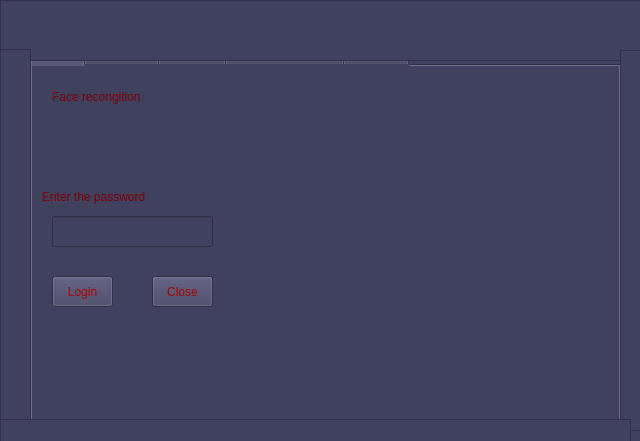
<?xml version="1.0" encoding="UTF-8"?>
<ui version="4.0">
 <class>MainWindow</class>
 <widget class="QMainWindow" name="MainWindow">
  <property name="geometry">
   <rect>
    <x>0</x>
    <y>0</y>
    <width>640</width>
    <height>441</height>
   </rect>
  </property>
  <property name="windowTitle">
   <string>MainWindow</string>
  </property>
  <property name="styleSheet">
   <string notr="true">background-color: rgb(64, 64, 95);</string>
  </property>
  <property name="iconSize">
   <size>
    <width>24</width>
    <height>24</height>
   </size>
  </property>
  <widget class="QWidget" name="centralwidget">
   <widget class="QTabWidget" name="tabWidget">
    <property name="geometry">
     <rect>
      <x>30</x>
      <y>40</y>
      <width>591</width>
      <height>381</height>
     </rect>
    </property>
    <property name="currentIndex">
     <number>0</number>
    </property>
    <widget class="QWidget" name="tab_5">
     <attribute name="title">
      <string>Login</string>
     </attribute>
     <widget class="QLabel" name="label">
      <property name="geometry">
       <rect>
        <x>0</x>
        <y>-10</y>
        <width>591</width>
        <height>371</height>
       </rect>
      </property>
      <property name="text">
       <string/>
      </property>
      <property name="pixmap">
       <pixmap>download.jpg</pixmap>
      </property>
      <property name="scaledContents">
       <bool>true</bool>
      </property>
     </widget>
     <widget class="QLabel" name="label_2">
      <property name="geometry">
       <rect>
        <x>20</x>
        <y>0</y>
        <width>171</width>
        <height>61</height>
       </rect>
      </property>
      <property name="styleSheet">
       <string notr="true">color: rgb(124, 0, 0);
background-color: rgba(0, 43, 63, 0);
font: 14pt &quot;Terminal&quot;;

</string>
      </property>
      <property name="text">
       <string>Face recongition </string>
      </property>
     </widget>
     <widget class="QLabel" name="label_3">
      <property name="geometry">
       <rect>
        <x>10</x>
        <y>100</y>
        <width>181</width>
        <height>61</height>
       </rect>
      </property>
      <property name="styleSheet">
       <string notr="true">color: rgb(124, 0, 0);
background-color: rgba(0, 43, 63, 0);
font: 14pt &quot;Terminal&quot;;

</string>
      </property>
      <property name="text">
       <string>Enter the password</string>
      </property>
     </widget>
     <widget class="QLineEdit" name="PASSWORD">
      <property name="geometry">
       <rect>
        <x>20</x>
        <y>150</y>
        <width>161</width>
        <height>31</height>
       </rect>
      </property>
      <property name="styleSheet">
       <string notr="true">QLineEdit#PASSWORD{
	rgb(0, 0, 57)
	padding:10px;
	font: 12pt &quot;Terminal&quot;;
	color: rgb(131, 0, 0);
}</string>
      </property>
      <property name="echoMode">
       <enum>QLineEdit::Password</enum>
      </property>
     </widget>
     <widget class="QPushButton" name="LOGIN">
      <property name="geometry">
       <rect>
        <x>20</x>
        <y>210</y>
        <width>61</width>
        <height>31</height>
       </rect>
      </property>
      <property name="styleSheet">
       <string notr="true">color: rgb(170, 0, 0);</string>
      </property>
      <property name="text">
       <string>Login</string>
      </property>
     </widget>
     <widget class="QPushButton" name="CLOSE">
      <property name="geometry">
       <rect>
        <x>120</x>
        <y>210</y>
        <width>61</width>
        <height>31</height>
       </rect>
      </property>
      <property name="styleSheet">
       <string notr="true">color: rgb(170, 0, 0);</string>
      </property>
      <property name="text">
       <string>Close</string>
      </property>
     </widget>
     <widget class="QLabel" name="FAILWORD">
      <property name="geometry">
       <rect>
        <x>10</x>
        <y>50</y>
        <width>171</width>
        <height>61</height>
       </rect>
      </property>
      <property name="styleSheet">
       <string notr="true">color: rgb(124, 0, 0);
background-color: rgba(0, 43, 63, 0);
font: 14pt &quot;Terminal&quot;;

</string>
      </property>
      <property name="text">
       <string/>
      </property>
     </widget>
    </widget>
    <widget class="QWidget" name="tab_4">
     <attribute name="title">
      <string>Mainform</string>
     </attribute>
     <widget class="QLabel" name="label_4">
      <property name="geometry">
       <rect>
        <x>0</x>
        <y>0</y>
        <width>581</width>
        <height>381</height>
       </rect>
      </property>
      <property name="text">
       <string/>
      </property>
      <property name="pixmap">
       <pixmap>8 - mainform.png</pixmap>
      </property>
      <property name="scaledContents">
       <bool>true</bool>
      </property>
     </widget>
     <widget class="QPushButton" name="train_user">
      <property name="geometry">
       <rect>
        <x>90</x>
        <y>70</y>
        <width>81</width>
        <height>31</height>
       </rect>
      </property>
      <property name="styleSheet">
       <string notr="true">color: rgb(170, 0, 0);</string>
      </property>
      <property name="text">
       <string>Train User</string>
      </property>
     </widget>
     <widget class="QPushButton" name="reports_tab2">
      <property name="geometry">
       <rect>
        <x>90</x>
        <y>220</y>
        <width>81</width>
        <height>31</height>
       </rect>
      </property>
      <property name="styleSheet">
       <string notr="true">color: rgb(170, 0, 0);</string>
      </property>
      <property name="text">
       <string>Reports</string>
      </property>
     </widget>
     <widget class="QPushButton" name="attendt_entry">
      <property name="geometry">
       <rect>
        <x>80</x>
        <y>150</y>
        <width>101</width>
        <height>31</height>
       </rect>
      </property>
      <property name="styleSheet">
       <string notr="true">color: rgb(170, 0, 0);</string>
      </property>
      <property name="text">
       <string>Attendence entry</string>
      </property>
     </widget>
     <widget class="QPushButton" name="LOGOUT">
      <property name="geometry">
       <rect>
        <x>90</x>
        <y>290</y>
        <width>81</width>
        <height>31</height>
       </rect>
      </property>
      <property name="styleSheet">
       <string notr="true">color: rgb(170, 0, 0);</string>
      </property>
      <property name="text">
       <string>Logout</string>
      </property>
     </widget>
    </widget>
    <widget class="QWidget" name="tab_3">
     <attribute name="title">
      <string>Training</string>
     </attribute>
     <widget class="QLabel" name="label_5">
      <property name="geometry">
       <rect>
        <x>0</x>
        <y>0</y>
        <width>581</width>
        <height>381</height>
       </rect>
      </property>
      <property name="text">
       <string/>
      </property>
      <property name="pixmap">
       <pixmap>8 - training.png</pixmap>
      </property>
      <property name="scaledContents">
       <bool>true</bool>
      </property>
     </widget>
     <widget class="QLabel" name="label_6">
      <property name="geometry">
       <rect>
        <x>50</x>
        <y>20</y>
        <width>321</width>
        <height>71</height>
       </rect>
      </property>
      <property name="styleSheet">
       <string notr="true">color: rgb(124, 0, 0);
background-color: rgba(0, 43, 63, 0);
font: 14pt &quot;Terminal&quot;;

</string>
      </property>
      <property name="text">
       <string>Training process</string>
      </property>
     </widget>
     <widget class="QLineEdit" name="personame_training">
      <property name="geometry">
       <rect>
        <x>50</x>
        <y>130</y>
        <width>161</width>
        <height>31</height>
       </rect>
      </property>
      <property name="styleSheet">
       <string notr="true">QLineEdit#PASSWORD{
	rgb(0, 0, 57)
	padding:10px;
	font: 12pt &quot;Terminal&quot;;
	color: rgb(131, 0, 0);
}</string>
      </property>
     </widget>
     <widget class="QLabel" name="person_name">
      <property name="geometry">
       <rect>
        <x>50</x>
        <y>80</y>
        <width>171</width>
        <height>41</height>
       </rect>
      </property>
      <property name="styleSheet">
       <string notr="true">color: rgb(124, 0, 0);
background-color: rgba(0, 43, 63, 0);
font: 14pt &quot;Terminal&quot;;

</string>
      </property>
      <property name="text">
       <string>Enter person name</string>
      </property>
     </widget>
     <widget class="QLabel" name="person_name_2">
      <property name="geometry">
       <rect>
        <x>20</x>
        <y>160</y>
        <width>241</width>
        <height>41</height>
       </rect>
      </property>
      <property name="styleSheet">
       <string notr="true">color: rgb(124, 0, 0);
background-color: rgba(0, 43, 63, 0);
font: 14pt &quot;Terminal&quot;;

</string>
      </property>
      <property name="text">
       <string>training capture counts</string>
      </property>
     </widget>
     <widget class="QLineEdit" name="training_capture_counts">
      <property name="geometry">
       <rect>
        <x>50</x>
        <y>210</y>
        <width>161</width>
        <height>31</height>
       </rect>
      </property>
      <property name="styleSheet">
       <string notr="true">QLineEdit#PASSWORD{
	rgb(0, 0, 57)
	padding:10px;
	font: 12pt &quot;Terminal&quot;;
	color: rgb(131, 0, 0);
}</string>
      </property>
      <property name="text">
       <string>100</string>
      </property>
     </widget>
     <widget class="QPushButton" name="train">
      <property name="geometry">
       <rect>
        <x>20</x>
        <y>290</y>
        <width>81</width>
        <height>31</height>
       </rect>
      </property>
      <property name="styleSheet">
       <string notr="true">color: rgb(170, 0, 0);</string>
      </property>
      <property name="text">
       <string>train</string>
      </property>
     </widget>
     <widget class="QPushButton" name="goback_training">
      <property name="geometry">
       <rect>
        <x>180</x>
        <y>290</y>
        <width>81</width>
        <height>31</height>
       </rect>
      </property>
      <property name="styleSheet">
       <string notr="true">color: rgb(170, 0, 0);</string>
      </property>
      <property name="text">
       <string>goback</string>
      </property>
     </widget>
    </widget>
    <widget class="QWidget" name="tab_2">
     <attribute name="title">
      <string>Face Recongition</string>
     </attribute>
     <widget class="QLabel" name="label_7">
      <property name="geometry">
       <rect>
        <x>0</x>
        <y>0</y>
        <width>581</width>
        <height>381</height>
       </rect>
      </property>
      <property name="text">
       <string/>
      </property>
      <property name="pixmap">
       <pixmap>8 - facereco.png</pixmap>
      </property>
      <property name="scaledContents">
       <bool>true</bool>
      </property>
     </widget>
     <widget class="QPushButton" name="Record">
      <property name="geometry">
       <rect>
        <x>60</x>
        <y>80</y>
        <width>161</width>
        <height>51</height>
       </rect>
      </property>
      <property name="styleSheet">
       <string notr="true">color: rgb(170, 0, 0);</string>
      </property>
      <property name="text">
       <string>Record</string>
      </property>
     </widget>
     <widget class="QLabel" name="label_8">
      <property name="geometry">
       <rect>
        <x>60</x>
        <y>0</y>
        <width>321</width>
        <height>71</height>
       </rect>
      </property>
      <property name="styleSheet">
       <string notr="true">color: rgb(124, 0, 0);
background-color: rgba(0, 43, 63, 0);
font: 14pt &quot;Terminal&quot;;

</string>
      </property>
      <property name="text">
       <string>ATTENDANCE ENTRY</string>
      </property>
     </widget>
     <widget class="QPushButton" name="face_recong_back">
      <property name="geometry">
       <rect>
        <x>60</x>
        <y>230</y>
        <width>161</width>
        <height>51</height>
       </rect>
      </property>
      <property name="styleSheet">
       <string notr="true">color: rgb(170, 0, 0);</string>
      </property>
      <property name="text">
       <string>GO BACK </string>
      </property>
     </widget>
     <widget class="QLabel" name="wating_attendance">
      <property name="geometry">
       <rect>
        <x>60</x>
        <y>150</y>
        <width>141</width>
        <height>61</height>
       </rect>
      </property>
      <property name="styleSheet">
       <string notr="true">color: rgb(124, 0, 0);
background-color: rgba(0, 43, 63, 0);
font: 14pt &quot;Terminal&quot;;

</string>
      </property>
      <property name="text">
       <string>waiting.......</string>
      </property>
     </widget>
    </widget>
    <widget class="QWidget" name="tab">
     <attribute name="title">
      <string>Reports</string>
     </attribute>
     <widget class="QLabel" name="label_10">
      <property name="geometry">
       <rect>
        <x>0</x>
        <y>0</y>
        <width>581</width>
        <height>381</height>
       </rect>
      </property>
      <property name="text">
       <string/>
      </property>
      <property name="pixmap">
       <pixmap>8 - reports.png</pixmap>
      </property>
      <property name="scaledContents">
       <bool>true</bool>
      </property>
     </widget>
     <widget class="QLabel" name="label_11">
      <property name="geometry">
       <rect>
        <x>370</x>
        <y>10</y>
        <width>321</width>
        <height>71</height>
       </rect>
      </property>
      <property name="styleSheet">
       <string notr="true">color: rgb(124, 0, 0);
background-color: rgba(0, 43, 63, 0);
font: 14pt &quot;Terminal&quot;;

</string>
      </property>
      <property name="text">
       <string>ATTENDANCE REPORTS</string>
      </property>
     </widget>
     <widget class="QLabel" name="label_12">
      <property name="geometry">
       <rect>
        <x>370</x>
        <y>80</y>
        <width>91</width>
        <height>31</height>
       </rect>
      </property>
      <property name="styleSheet">
       <string notr="true">color: rgb(124, 0, 0);
background-color: rgba(0, 43, 63, 0);
font: 8pt &quot;Terminal&quot;;

</string>
      </property>
      <property name="text">
       <string>Select Date</string>
      </property>
     </widget>
     <widget class="QDateEdit" name="dateEdit">
      <property name="geometry">
       <rect>
        <x>470</x>
        <y>80</y>
        <width>91</width>
        <height>31</height>
       </rect>
      </property>
     </widget>
     <widget class="QTableWidget" name="REPORTTAB4">
      <property name="geometry">
       <rect>
        <x>370</x>
        <y>130</y>
        <width>191</width>
        <height>171</height>
       </rect>
      </property>
     </widget>
     <widget class="QPushButton" name="reports_back">
      <property name="geometry">
       <rect>
        <x>390</x>
        <y>310</y>
        <width>151</width>
        <height>41</height>
       </rect>
      </property>
      <property name="styleSheet">
       <string notr="true">color: rgb(170, 0, 0);</string>
      </property>
      <property name="text">
       <string>GO BACK </string>
      </property>
     </widget>
    </widget>
   </widget>
   <widget class="QFrame" name="frame">
    <property name="geometry">
     <rect>
      <x>0</x>
      <y>0</y>
      <width>681</width>
      <height>61</height>
     </rect>
    </property>
    <property name="frameShape">
     <enum>QFrame::StyledPanel</enum>
    </property>
    <property name="frameShadow">
     <enum>QFrame::Raised</enum>
    </property>
   </widget>
   <widget class="QFrame" name="frame_2">
    <property name="geometry">
     <rect>
      <x>0</x>
      <y>49</y>
      <width>31</width>
      <height>391</height>
     </rect>
    </property>
    <property name="frameShape">
     <enum>QFrame::StyledPanel</enum>
    </property>
    <property name="frameShadow">
     <enum>QFrame::Raised</enum>
    </property>
   </widget>
   <widget class="QFrame" name="frame_3">
    <property name="geometry">
     <rect>
      <x>620</x>
      <y>50</y>
      <width>61</width>
      <height>381</height>
     </rect>
    </property>
    <property name="frameShape">
     <enum>QFrame::StyledPanel</enum>
    </property>
    <property name="frameShadow">
     <enum>QFrame::Raised</enum>
    </property>
   </widget>
   <widget class="QFrame" name="frame_4">
    <property name="geometry">
     <rect>
      <x>0</x>
      <y>419</y>
      <width>631</width>
      <height>71</height>
     </rect>
    </property>
    <property name="frameShape">
     <enum>QFrame::StyledPanel</enum>
    </property>
    <property name="frameShadow">
     <enum>QFrame::Raised</enum>
    </property>
   </widget>
  </widget>
 </widget>
 <resources/>
 <connections/>
</ui>
